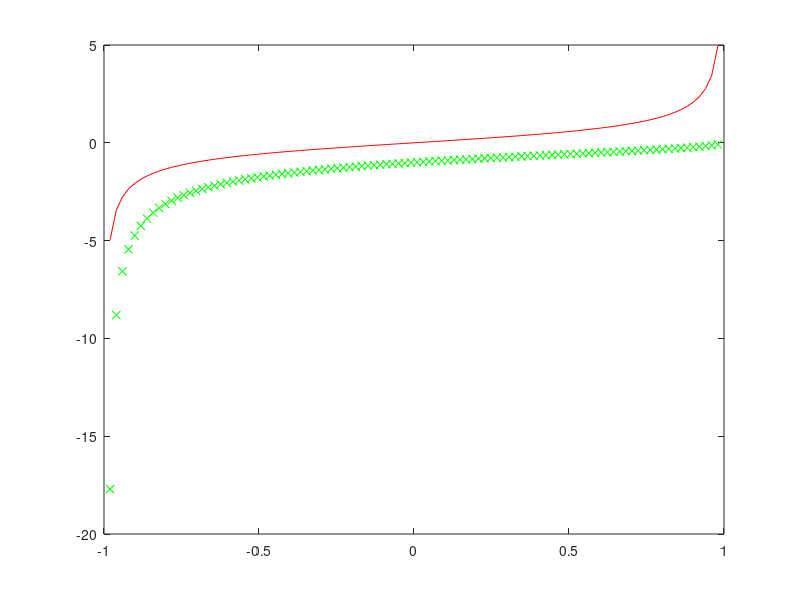

This chart was generated by the following MATLAB code:
clear
a=-1;
b=1;
n=100
h=2/(n+1);

for k=1:n
  x(k)=-1+k*h;
  c(k)=x(k)+h/2;
  ua(k)=x(k)/sqrt(1-x(k)^2);
end

for m=1:n
  for k=1:n
    A(m,k)=h/(c(m)-x(k));
  end
  b(m)=-pi;
end

u1=A\b';
printf('Погрешность\n')
eps=norm(ua-u1', inf)
plot(x,ua,'r',x, u1,'gx');
pause()